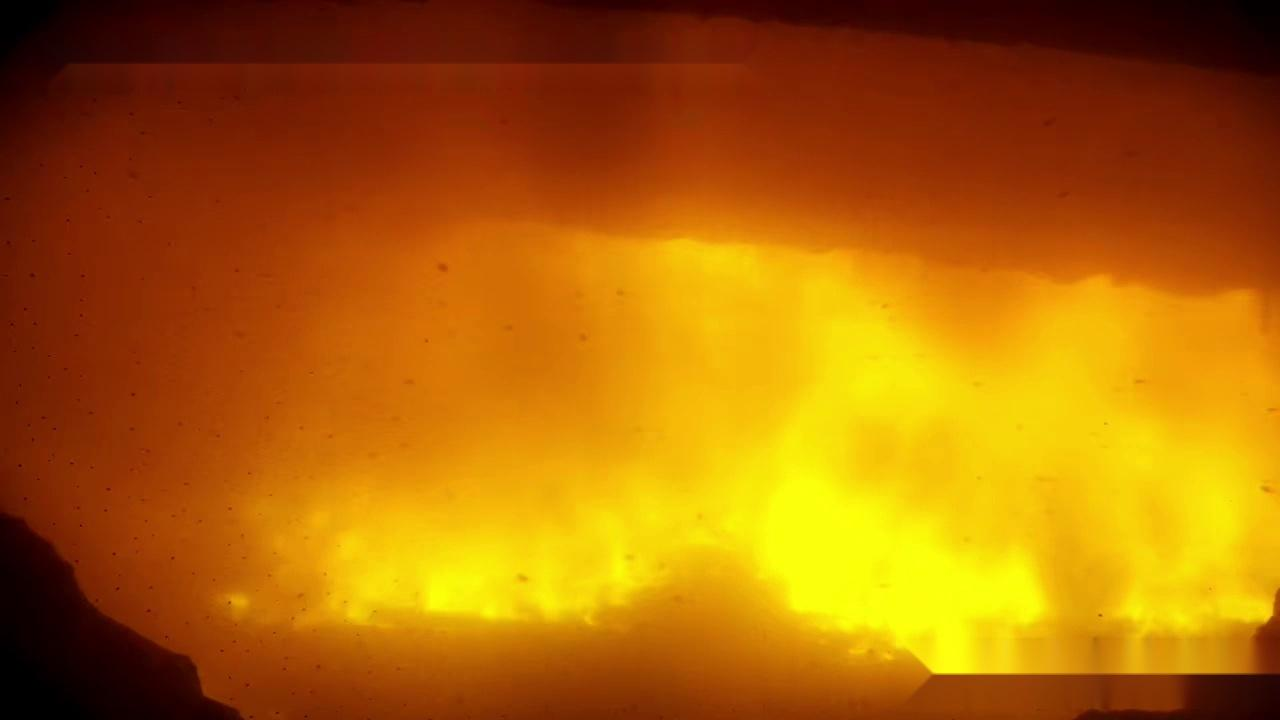
#> input picture fire_detect/media/temp_image.jpeg, 1280 x 720 px
$ python -i fire_line.py   (imports and definitions only)
#> lines starting #> are read from the running program, lines starting #| are printed output that depends on the picture; after the words box and inside, x2 and y2 are one past the last pixel; in counts of white or black regions, pixels touching at a corner belong together
# -*- coding: utf-8 -*-
import cv2
import numpy as np
from skimage.filters import threshold_multiotsu
from sklearn.cluster import KMeans
import os

def process_image_otsu(image_path, histogram_folder='', width=50):
    """
    处理单张图像，检测火焰并绘制燃烧线。

    :param image_path: (str) 要处理的图像的路径。
    :param histogram_folder: (str) 保存直方图的文件夹路径，默认为空字符串。
    :param width: (int) 判断有效火焰区域所需的最小宽度，默认为50。
    :return: (np.ndarray) 处理后的图像，包括绘制的燃烧线。
    """
#> called with image_path = '../../media/temp_image.jpeg', histogram_folder = '', width = 50
    image = cv2.imread(image_path)
#> image is the input picture: shape (720, 1280, 3); mean B, G, R 4.7, 101.5, 173.8
    image_rgb = cv2.cvtColor(image, cv2.COLOR_BGR2RGB)
    gray_image = image_rgb[:, :, 1]
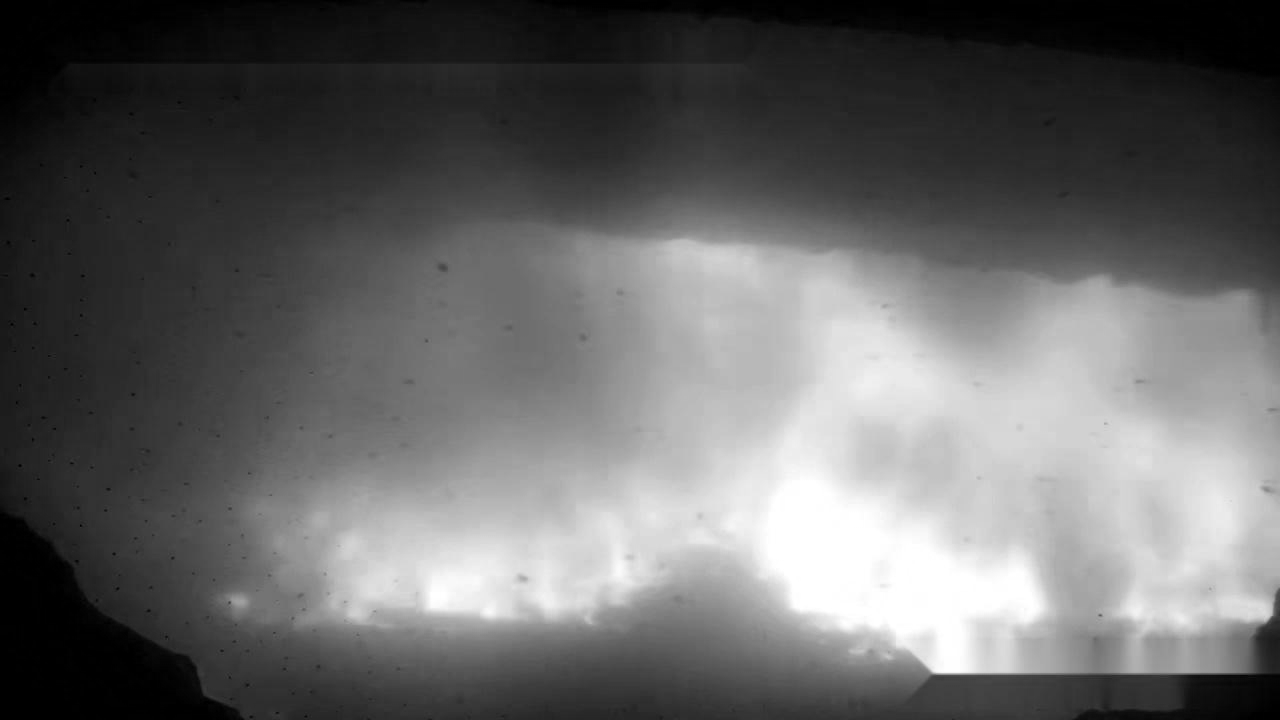
#> gray_image: shape (720, 1280); min 0, max 255, mean 101.5
    thresholds = threshold_multiotsu(gray_image, classes=4)
#> thresholds = [45, 101, 173]
    regions = np.digitize(gray_image, bins=thresholds)
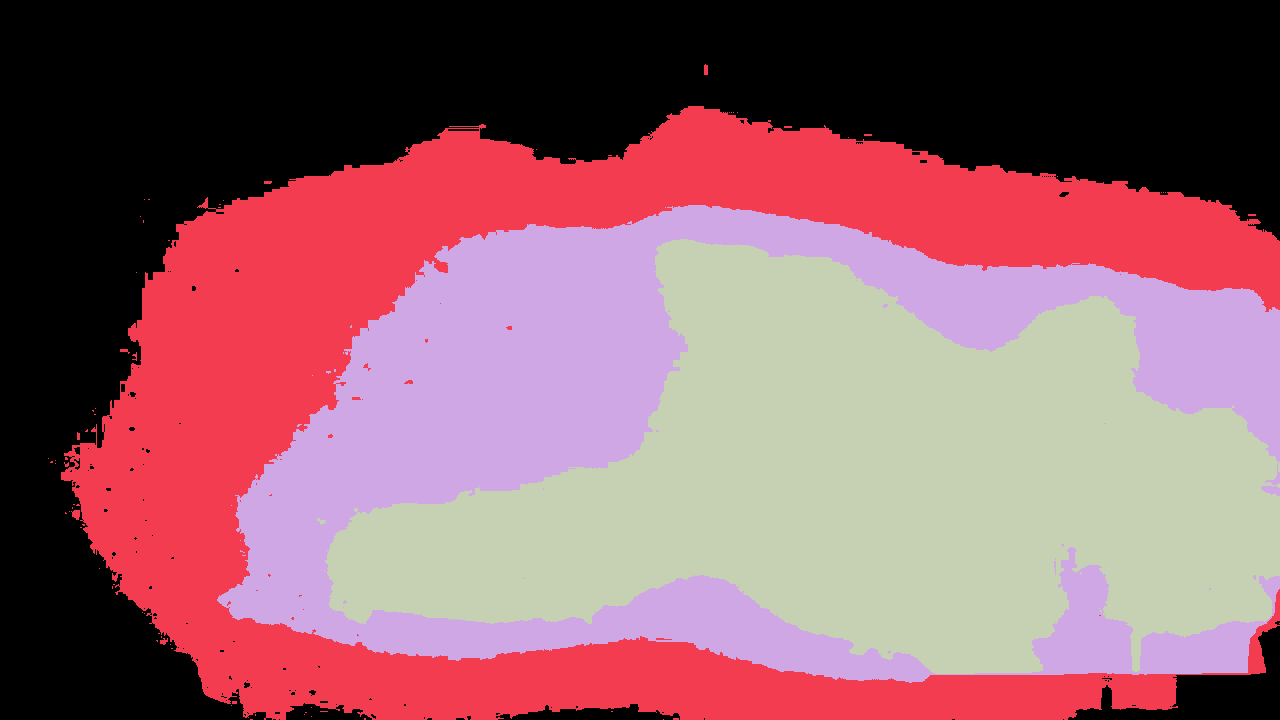
#> regions: shape (720, 1280) int64; 4 distinct labels, from 0 to 3; one colour per label, 0 black
    # 要提取的类（例如类2）
    class_to_extract = 3

    # 创建一个掩码，提取指定类的区域
    mask = (regions == class_to_extract)
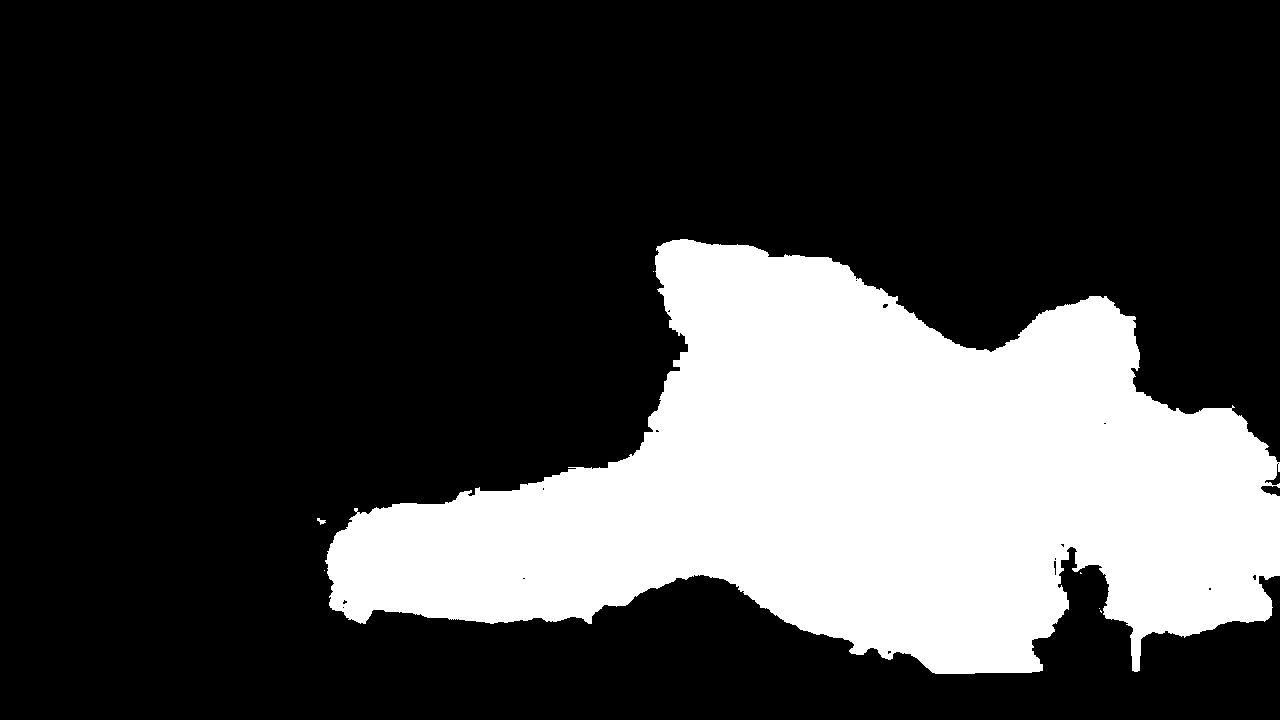
#> mask: shape (720, 1280) bool; 25.2% white; 7 white regions (5 under 20 px), largest, box (x1, y1, x2, y2) and area: (325, 239, 1280, 674) 231965, (317, 518, 326, 525) 32

    # 创建一个全黑的图像
    extracted_region = np.zeros_like(gray_image)

    # 将提取的区域赋值到黑图像中
    extracted_region[mask] = gray_image[mask]

    num_labels, labels, stats, _ = cv2.connectedComponentsWithStats(extracted_region)
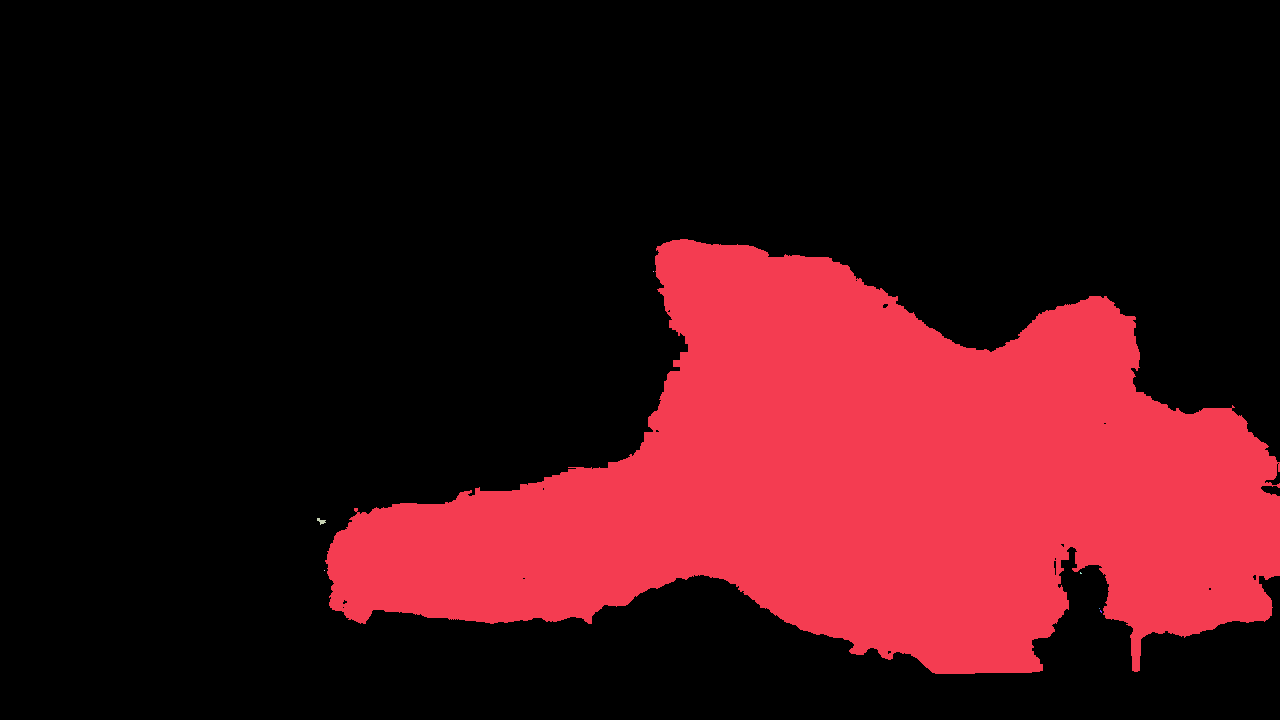
#> labels: shape (720, 1280) int32; 8 distinct labels, from 0 to 7; one colour per label, 0 black
#> num_labels = 8; stats = [[0, 0, 1280, 720, 689593], [325, 239, 955, 435, 231965], [653, 271, 1, 1, 1], [317, 518, 9, 7, 32], [324, 570, 1, 1, 1], [1080, 572, 2, 2, 3], [1099, 608, 1, 1, 1], [1100, 610, 2, 3, 4]]

    min_area = width**2  # 设定最小的区域面积
    large_regions_mask = np.zeros_like(extracted_region)

    for i in range(1, num_labels):
        if stats[i, cv2.CC_STAT_AREA] >= min_area:
            large_regions_mask[labels == i] = 255
#> large_regions_mask: shape (720, 1280); 25.2% white; 1 white region, box (x1, y1, x2, y2) and area: (325, 239, 1280, 674) 231965

    output_image = image.copy()

    coordinates = []

    for j in range(large_regions_mask.shape[1]):
        for i in range(large_regions_mask.shape[0] - 1, -1, -1):
            if large_regions_mask[i, j] == 255:
                if i < large_regions_mask.shape[0] - 1 and large_regions_mask[i + 1, j] == 0:
                    y = large_regions_mask.shape[0] - 1 - i  # 转换 y 坐标
                    coordinates.append((j, y))  # Store (x, y) coordinates
                break

    # 将 coordinates 转换为 NumPy 数组
    coordinates_np = np.array(coordinates)

    # 只使用 y 坐标进行聚类
    y_coords = coordinates_np[:, 1].reshape(-1, 1)  # 提取 y 坐标并调整形状

    # 使用 KMeans 进行聚类
    kmeans = KMeans(n_clusters=1)
    kmeans.fit(y_coords)

    # 获取聚类标签和中心
    labels = kmeans.labels_
    cluster_center = kmeans.cluster_centers_[0]

    # 计算每个点与聚类中心的距离
    distances = np.abs(y_coords - cluster_center).flatten()

    mean_distance = np.mean(distances)
#> mean_distance = 21.26
    std_distance = np.std(distances)
#> std_distance = 18.77
    threshold = mean_distance + 0.1 * std_distance  # 使用均值加0.1倍标准差
#> threshold = 23.14

    # 提取非离群点
    inliers = coordinates_np[distances <= threshold]

    # 在图像上绘制剩余的点
    for (x, y) in inliers:
        cv2.circle(output_image, (x, large_regions_mask.shape[0] - 1 - y), 1, (0, 0, 255), -1)
#> output_image: shape (720, 1280, 3); 0.2% of pixels changed, all inside (x1, y1, x2, y2) = (328, 599, 1274, 641)

    # 将提取的区域转换为三维数组
    extracted_region_colored = cv2.cvtColor(extracted_region, cv2.COLOR_GRAY2BGR)
    # 水平堆叠
    combined_image = np.vstack((extracted_region_colored, output_image))
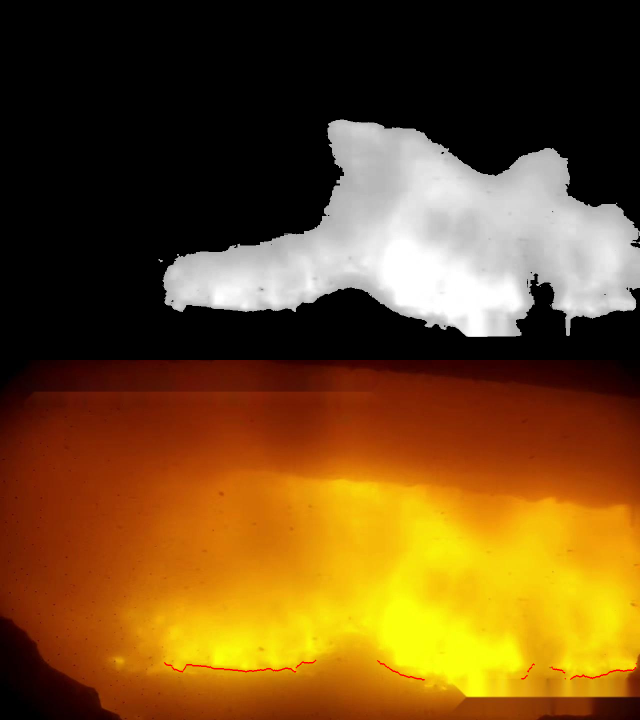
#> combined_image: shape (1440, 1280, 3) (shown at 1/2 size); mean B, G, R 28.8, 77.1, 113.4
    return combined_image

>>> result = process_image_otsu('../../media/temp_image.jpeg')
